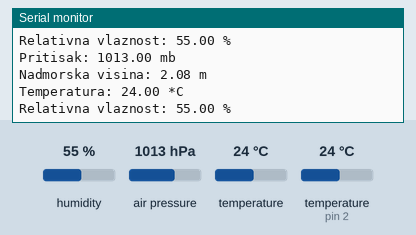
Bench run of a sketch on a simulated Arduino Uno, built with avr-gcc and run on an emulated ATmega328P. Parts: the last lines printed to the serial monitor. The test bench sets the inputs (shaded band); at power-on: air pressure 1013 hPa, humidity 55 %, temperature (sensor on pin 2) 24 °C, temperature 24 °C.

Above: at 1.3 s.
1.4 s: air pressure set to 952 hPa
At 1.57 s:
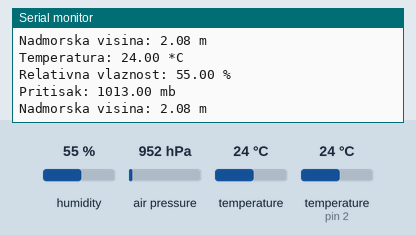
7.7 s: air pressure set to 1048 hPa
At 8.05 s:
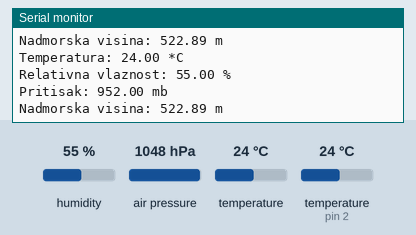
14.0 s: humidity set to 22 %
At 14.19 s:
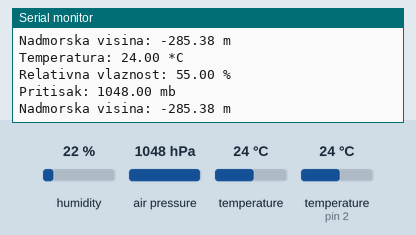
15.5 s: air pressure set to 975 hPa
At 15.95 s:
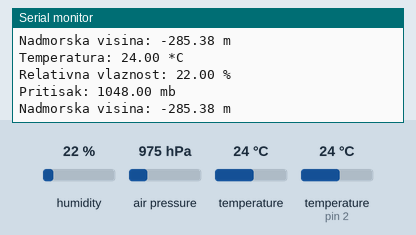
21.8 s: temperature (sensor on pin 2) set to 12 °C
At 22.0 s:
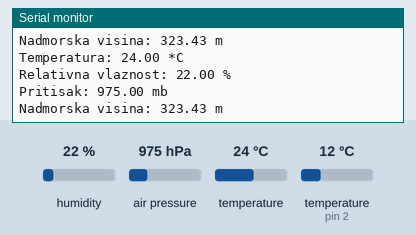
23.3 s: air pressure set to 1000 hPa
At 24.17 s:
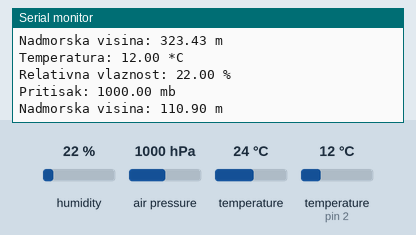
Timing chart, 0 to 26.3 s (numbered marks = the images above; inputs shaded):
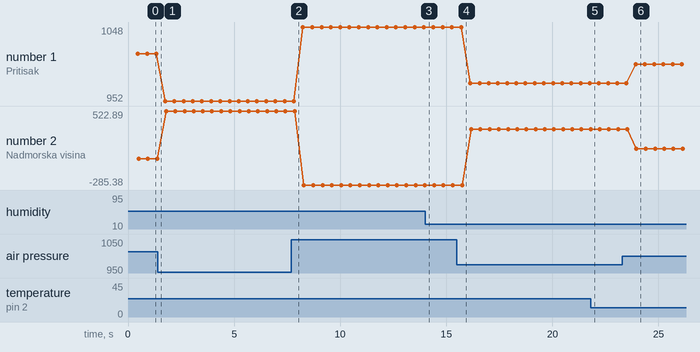

Measured:
- after the input at 23.3 s, the serial monitor: prints a new line after 0.62 s (image 6)
- plotted number 1: 1013 → 952 after the input at 1.4 s, 952 → 1048 after the input at 7.7 s, 1048 → 975 after the input at 15.5 s, 975 → 1000 after the input at 23.3 s
- plotted number 2: 2.08 → 522.89 after the input at 1.4 s, 522.89 → -285.38 after the input at 7.7 s, -285.38 → 323.43 after the input at 15.5 s, 323.43 → 110.9 after the input at 23.3 s

The sketch:

arduino_bss.ino
```cpp
#include "DHT.h"
#include <SFE_BMP180.h>
#include <Wire.h>
#include <SoftwareSerial.h>

// D10 Tx
// D11 Rx
int tx = 10;
int rx = 11;

SoftwareSerial bt(rx, tx);

#define DHTPIN 2
#define DHTTYPE DHT22   // DHT 22  (AM2302)

SFE_BMP180 pritisak;
DHT dht(DHTPIN, DHTTYPE);

float pritisakNaNivouMora = 1013.25f;
float temperatura = 0.0;
float vlaznost = 0.0;
float nadmorskaVisina = 0.0;
float atmosferskiPritisak = 0.0;

void izmjeri();
void posaljiNaPC();
double getPressure();
void posaljiViaBT();

void setup() {
  Serial.begin(4800);
  bt.begin(9600);
  dht.begin();
  pritisak.begin();
}

void loop() {
  delay(100);
  izmjeri();
  posaljiViaBT();
  posaljiNaPC();
}

void izmjeri() {
  float h = dht.readHumidity();
  float t = dht.readTemperature();
  if (!(isnan(h) || isnan(t))) {
  temperatura = t;
  vlaznost = h;
  }
 double p = getPressure();
 if(p > 0) {
 atmosferskiPritisak = (float)p;
 nadmorskaVisina = pritisak.altitude(atmosferskiPritisak, pritisakNaNivouMora);
 }
}
void posaljiNaPC() {
  Serial.print("Temperatura: ");
  Serial.print(temperatura);
  Serial.print(" *C\n");
  Serial.print("Relativna vlaznost: ");
  Serial.print(vlaznost);
  Serial.print(" %\n");
  Serial.print("Pritisak: ");
  Serial.print(atmosferskiPritisak);
  Serial.print(" mb\n");
  Serial.print("Nadmorska visina: ");
  Serial.print(nadmorskaVisina);
  Serial.print(" m\n");
  Serial.println();
}

double getPressure()
{
  char status;
  double T, P, p0, a;

  status = pritisak.startTemperature();
  if (status != 0)
  {
    delay(status);
    status = pritisak.getTemperature(T);
    if (status != 0)
    {
      status = pritisak.startPressure(3);
      if (status != 0)
      {
        delay(status);
        status = pritisak.getPressure(P,T);
        if (status != 0) return(P);
      }
    }
  }
  return -1;
}

void posaljiViaBT(){
  bt.print('T');
  bt.print(temperatura);
  delay(50);

  bt.print('V');
  bt.print(vlaznost);
  delay(50);

  bt.print('P');
  bt.print(atmosferskiPritisak);
  delay(50);

  bt.print('N');
  bt.print(nadmorskaVisina);
  delay(50);
 }
```
